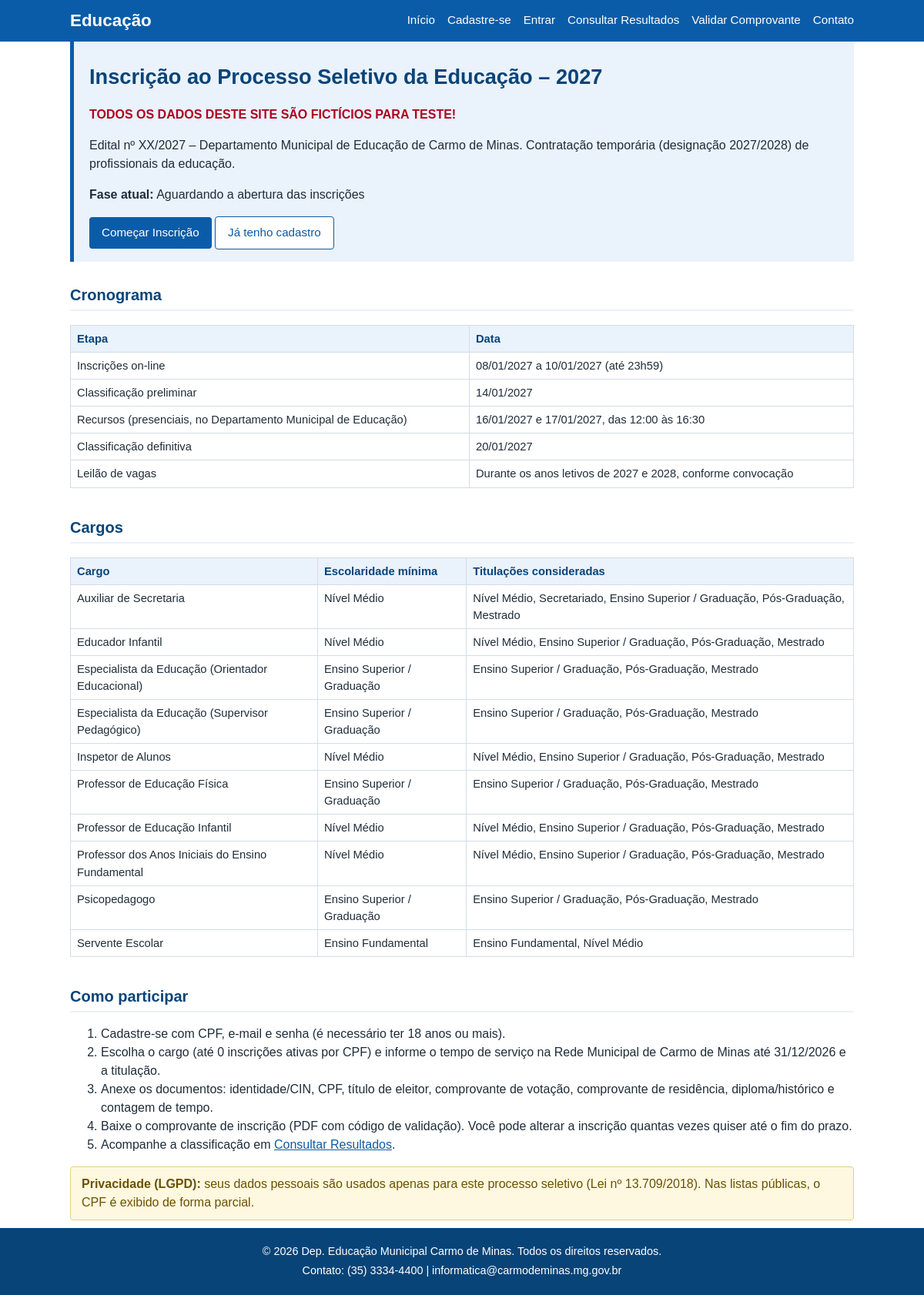
The page / on the database its author committed.
### tables this page shows
CREATE TABLE IF NOT EXISTS configuracao (
  chave VARCHAR(50) NOT NULL,
  valor VARCHAR(255) NOT NULL,
  PRIMARY KEY (chave)
);

CREATE TABLE IF NOT EXISTS cargo (
  id INT UNSIGNED NOT NULL AUTO_INCREMENT,
  titulo_cargo VARCHAR(120) NOT NULL,
  escolaridade_minima VARCHAR(20) NOT NULL,
  titulacoes_permitidas VARCHAR(120) NOT NULL,
  ativo TINYINT(1) NOT NULL DEFAULT 1,
  PRIMARY KEY (id)
);

### includes/funcoes.php (called while the page is built, shortened)
<?php
function e($valor): string
{
    return htmlspecialchars((string)$valor, ENT_QUOTES | ENT_SUBSTITUTE, 'UTF-8');
}
function url(string $caminho = ''): string
{
    return BASE_URL . '/' . ltrim($caminho, '/');
}
function dataBr(?string $data): string
{
    $ts = strtotime($data);
    return $ts ? date('d/m/Y', $ts) : '-';
}

### classes/servicos/Sessao.php (called while the page is built, shortened)
<?php
class Sessao
{
    private static ?Candidato $candidatoCache = null;
    public static function candidatoId(): int
    {
        return (int)($_SESSION['cand_id'] ?? 0);
    }
    public static function candidato(): ?Candidato
    {
        return self::$candidatoCache;
    }
}

### includes/bootstrap.php (called while the page is built, shortened)
<?php
spl_autoload_register(function (string $classe): void {
    foreach (['classes', 'classes/dao', 'classes/servicos'] as $pasta) {
        $arquivo = RAIZ . '/' . $pasta . '/' . $classe . '.php';
    }
});
require_once RAIZ . '/includes/funcoes.php';

### classes/Database.php (called while the page is built)
<?php
class Database
{
    private static ?PDO $pdo = null;
    public static function conectar(): PDO
    {
        if (self::$pdo === null) {
            $dsn = 'mysql:host=' . DB_HOST . ';dbname=' . DB_NAME . ';charset=' . DB_CHARSET;
            self::$pdo = new PDO($dsn, DB_USER, DB_PASS, [
                PDO::ATTR_ERRMODE => PDO::ERRMODE_EXCEPTION,
                PDO::ATTR_DEFAULT_FETCH_MODE => PDO::FETCH_ASSOC,
                PDO::ATTR_EMULATE_PREPARES => false,
            ]);
        }
        return self::$pdo;
    }
}

### classes/DAO.php (called while the page is built, shortened)
<?php
abstract class DAO
{
    public function __construct()
    {
        $this->pdo = Database::conectar();
    }
}

### classes/dao/ConfiguracaoDAO.php (called while the page is built, shortened)
<?php
class ConfiguracaoDAO extends DAO
{
    private static ?array $cache = null;
    private function carregar(): array
    {
        if (self::$cache === null) {
            self::$cache = [];
            foreach ($this->pdo->query('SELECT chave, valor FROM configuracao')->fetchAll() as $r) {
                self::$cache[$r['chave']] = (string)$r['valor'];
            }
        }
        return self::$cache;
    }
    public function obter(string $chave, string $padrao = ''): string
    {
        $c = $this->carregar();
        return $c[$chave] ?? $padrao;
    }
}

### classes/servicos/Calendario.php (called while the page is built, shortened)
<?php
class Calendario
{
    public static function cfg(string $chave): string
    {
        return (new ConfiguracaoDAO())->obter($chave, self::PADROES[$chave] ?? '');
    }
    public static function agora(): DateTime
    {
        $s = self::cfg('data_simulada');
        return new DateTime();
    }
    private static function dt(string $chave): DateTime
    {
        $d = DateTime::createFromFormat('Y-m-d H:i:s', self::cfg($chave));
        return $d instanceof DateTime ? $d : new DateTime(self::PADROES[$chave]);
    }
    public static function faseAtual(): string
    {
        $a = self::agora();
        if ($a < self::dt('inscricao_inicio')) {
            return 'Aguardando a abertura das inscrições';
        }
        return 'Classificação definitiva publicada – leilão de vagas';
    }
}

### classes/dao/CargoDAO.php (called while the page is built, shortened)
<?php
class CargoDAO extends DAO
{
    public function listarTodos(bool $apenasAtivos = false): array
    {
        $sql = 'SELECT * FROM cargo' . ($apenasAtivos ? ' WHERE ativo = 1' : '') . ' ORDER BY titulo_cargo';
        $lista = [];
        foreach ($this->pdo->query($sql)->fetchAll() as $r) {
            $lista[] = Cargo::fromArray($r);
        }
        return $lista;
    }
}

### classes/Cargo.php (called while the page is built, shortened)
<?php
class Cargo
{
    private string $titulo = '';
    private string $escolaridadeRequerida = 'medio';
    private string $titulacoesPermitidas = '';
    public function __construct(int $id = 0, string $titulo = '', string $escolaridadeRequerida = 'medio', bool $ativo = true)
    {
        $this->titulo = $titulo;
        $this->escolaridadeRequerida = $escolaridadeRequerida;
    }
    public static function fromArray(array $r): Cargo
    {
        $c = new Cargo((int)$r['id'], (string)$r['titulo_cargo'], (string)$r['escolaridade_minima'], (bool)(int)$r['ativo']);
        $c->titulacoesPermitidas = (string)$r['titulacoes_permitidas'];
        return $c;
    }
    public function getTitulo(): string { return $this->titulo; }
    public function getEscolaridade(): string { return $this->escolaridadeRequerida; }
    public function getTitulacoesPermitidas(): array
    {
        $lista = array_map('trim', explode(',', $this->titulacoesPermitidas));
        return array_values(array_filter($lista, function ($v) {
            return $v !== '';
        }));
    }
    public static function listarCargos(bool $apenasAtivos = true): array
    {
        return (new CargoDAO())->listarTodos($apenasAtivos);
    }
}

### classes/Titulacao.php (called while the page is built, shortened)
<?php
class Titulacao
{
    public static function rotulo(string $codigo): string
    {
        return self::NIVEIS[$codigo][0] ?? $codigo;
    }
}

### index.php (the view, shortened to what this page needs)
<?php
require_once __DIR__ . '/includes/bootstrap.php';
$cargos = Cargo::listarCargos(true);
$fase = Calendario::faseAtual();
require RAIZ . '/includes/cabecalho.php';
?>
<section class="hero">
  <h1>Inscrição ao Processo Seletivo da Educação – 2027</h1>
  <p class="aviso-teste">TODOS OS DADOS DESTE SITE SÃO FICTÍCIOS PARA TESTE!</p>
  <p>Edital nº XX/2027 – Departamento Municipal de Educação de Carmo de Minas. Contratação temporária (designação 2027/2028) de profissionais da educação.</p>
  <p><strong>Fase atual:</strong> <?= e($fase) ?></p>
  <?php if (Sessao::candidato()): ?>
    <a class="botao" href="<?= e(url('candidato/painel.php')) ?>">Ir para o meu painel</a>
  <?php else: ?>
    <a class="botao" href="<?= e(url('cadastro.php')) ?>">Começar Inscrição</a>
    <a class="botao sec" href="<?= e(url('login.php')) ?>">Já tenho cadastro</a>
  <?php endif; ?>
</section>
<h2>Cronograma</h2>
<div class="tabela-rolagem">
<table>
  <tr><th>Etapa</th><th>Data</th></tr>
  <tr><td>Inscrições on-line</td><td><?= e(dataBr(Calendario::cfg('inscricao_inicio'))) ?> a <?= e(dataBr(Calendario::cfg('inscricao_fim'))) ?> (até 23h59)</td></tr>
  <tr><td>Classificação preliminar</td><td><?= e(dataBr(Calendario::cfg('preliminar_data'))) ?></td></tr>
  <tr><td>Recursos (presenciais, no Departamento Municipal de Educação)</td><td><?= e(dataBr(Calendario::cfg('recurso_data_inicio'))) ?> e <?= e(dataBr(Calendario::cfg('recurso_data_fim'))) ?>, das <?= e(Calendario::cfg('recurso_hora_inicio')) ?> às <?= e(Calendario::cfg('recurso_hora_fim')) ?></td></tr>
  <tr><td>Classificação definitiva</td><td><?= e(dataBr(Calendario::cfg('definitiva_data'))) ?></td></tr>
  <tr><td>Leilão de vagas</td><td>Durante os anos letivos de 2027 e 2028, conforme convocação</td></tr>
</table>
</div>
<h2>Cargos</h2>
<div class="tabela-rolagem">
<table>
  <tr><th>Cargo</th><th>Escolaridade mínima</th><th>Titulações consideradas</th></tr>
  <?php foreach ($cargos as $c): ?>
    <tr>
      <td><?= e($c->getTitulo()) ?></td>
      <td><?= e(Titulacao::rotulo($c->getEscolaridade())) ?></td>
      <td><?= e(implode(', ', array_map('Titulacao::rotulo', $c->getTitulacoesPermitidas()))) ?></td>
    </tr>
  <?php endforeach; ?>
</table>
</div>
<h2>Como participar</h2>
<ol>
  <li>Cadastre-se com CPF, e-mail e senha (é necessário ter 18 anos ou mais).</li>
  <li>Escolha o cargo (até <?= (int)MAX_INSCRICOES ?> inscrições ativas por CPF) e informe o tempo de serviço na Rede Municipal de Carmo de Minas até 31/12/2026 e a titulação.</li>
  <li>Anexe os documentos: identidade/CIN, CPF, título de eleitor, comprovante de votação, comprovante de residência, diploma/histórico e contagem de tempo.</li>
  <li>Baixe o comprovante de inscrição (PDF com código de validação). Você pode alterar a inscrição quantas vezes quiser até o fim do prazo.</li>
  <li>Acompanhe a classificação em <a href="<?= e(url('resultados.php')) ?>">Consultar Resultados</a>.</li>
</ol>
<p class="alerta info"><strong>Privacidade (LGPD):</strong> seus dados pessoais são usados apenas para este processo seletivo (Lei nº 13.709/2018). Nas listas públicas, o CPF é exibido de forma parcial.</p>
<?php require RAIZ . '/includes/rodape.php'; ?>

### includes/cabecalho.php (shortened to what this page needs)
<?php
$_cabCand = Sessao::candidato();
?>
<!DOCTYPE html>
<html lang="pt-BR">
<head>
<link rel="stylesheet" href="<?= e(url('assets/css/style.css')) ?>">
</head>
<body>
<header class="topo">
  <div class="container topo-barra">
    <a class="marca" href="<?= e(url('index.php')) ?>">Educação</a>
    <nav aria-label="Menu principal">
      <a href="<?= e(url('index.php')) ?>">Início</a>
      <?php if ($_cabCand): ?>
        <a href="<?= e(url('candidato/painel.php')) ?>">Meu Painel</a>
      <?php else: ?>
        <a href="<?= e(url('cadastro.php')) ?>">Cadastre-se</a>
        <a href="<?= e(url('login.php')) ?>">Entrar</a>
      <?php endif; ?>
      <a href="<?= e(url('resultados.php')) ?>">Consultar Resultados</a>
      <a href="<?= e(url('validar.php')) ?>">Validar Comprovante</a>
      <a href="#contato">Contato</a>
    </nav>
  </div>
</header>
<main id="conteudo" class="container">

### includes/rodape.php
</main>
<footer class="rodape" id="contato">
  <div class="container">
    <p>© <?= date('Y') ?> Dep. Educação Municipal Carmo de Minas. Todos os direitos reservados.</p>
    <p>Contato: (35) 3334-4400 | informatica@carmodeminas.mg.gov.br</p>
  </div>
</footer>
</body>
</html>

### assets/css/style.css (style rules this page uses)
:root { --azul:#0b5ca8;--azul-esc:#084478;--azul-cl:#eaf2fb;--borda:#d3dde8;--texto:#1f2d3a;--cinza:#5b6b7a }
* { box-sizing:border-box }
body { margin:0;font-family:Arial,Helvetica,sans-serif;color:var(--texto);background:#fff;line-height:1.5 }
.container { max-width:1050px;margin:0 auto;padding:0 16px }
main { padding-top:20px;padding-bottom:40px;min-height:60vh }
a { color:var(--azul) }
.topo { background:var(--azul);color:#fff }
.topo-barra { display:flex;flex-wrap:wrap;align-items:center;justify-content:space-between;gap:6px 16px;padding-top:10px;padding-bottom:10px }
.marca { color:#fff;font-size:1.4rem;font-weight:bold;text-decoration:none }
.topo nav { display:flex;flex-wrap:wrap;gap:2px 16px }
.topo nav a { color:#fff;text-decoration:none;padding:4px 0;font-size:.95rem }
h1 { color:var(--azul-esc);font-size:1.7rem;margin:.4em 0 }
h2 { color:var(--azul-esc);font-size:1.25rem;margin:1.4em 0 .5em;border-bottom:2px solid var(--azul-cl);padding-bottom:4px }
.hero { background:var(--azul-cl);border-left:5px solid var(--azul);padding:16px 20px;margin-bottom:16px }
.aviso-teste { color:#b00020;font-weight:bold }
.botao,button { display:inline-block;background:var(--azul);color:#fff;border:0;border-radius:4px;padding:9px 16px;font-size:.95rem;cursor:pointer;text-decoration:none }
.botao.sec,button.sec { background:#fff;color:var(--azul);border:1px solid var(--azul) }
.alerta { padding:10px 14px;border-radius:4px;margin:10px 0;border:1px solid }
.alerta.aviso,.alerta.info { background:#fff8e1;border-color:#e6cf84;color:#6b5100 }
.tabela-rolagem { overflow-x:auto }
table { border-collapse:collapse;width:100%;margin:8px 0;font-size:.92rem }
th,td { border:1px solid var(--borda);padding:6px 8px;text-align:left;vertical-align:top }
th { background:var(--azul-cl);color:var(--azul-esc) }
.rodape { background:var(--azul-esc);color:#fff;text-align:center;padding:16px 0;font-size:.9rem }
.rodape p { margin:4px 0 }

### rows shown on the page
configuracao: chave "12:00"
cargo: titulo_cargo "Auxiliar de Secretaria", escolaridade_minima "Nível Médio", titulacoes_permitidas "Nível Médio, Secretariado, Ensino Superior / Graduação, Pós-Graduação, Mestrado"
cargo: titulo_cargo "Educador Infantil", escolaridade_minima "Nível Médio", titulacoes_permitidas "Nível Médio, Ensino Superior / Graduação, Pós-Graduação, Mestrado"
cargo: titulo_cargo "Especialista da Educação (Orientador Educacional)", escolaridade_minima "Ensino Superior / Graduação", titulacoes_permitidas "Ensino Superior / Graduação, Pós-Graduação, Mestrado"
cargo: titulo_cargo "Especialista da Educação (Supervisor Pedagógico)", escolaridade_minima "Ensino Superior / Graduação", titulacoes_permitidas "Ensino Superior / Graduação, Pós-Graduação, Mestrado"
cargo: titulo_cargo "Inspetor de Alunos", escolaridade_minima "Nível Médio", titulacoes_permitidas "Nível Médio, Ensino Superior / Graduação, Pós-Graduação, Mestrado"
cargo: titulo_cargo "Professor de Educação Física", escolaridade_minima "Ensino Superior / Graduação", titulacoes_permitidas "Ensino Superior / Graduação, Pós-Graduação, Mestrado"
cargo: titulo_cargo "Professor de Educação Infantil", escolaridade_minima "Nível Médio", titulacoes_permitidas "Nível Médio, Ensino Superior / Graduação, Pós-Graduação, Mestrado"
cargo: titulo_cargo "Professor dos Anos Iniciais do Ensino Fundamental", escolaridade_minima "Nível Médio", titulacoes_permitidas "Nível Médio, Ensino Superior / Graduação, Pós-Graduação, Mestrado"
cargo: titulo_cargo "Psicopedagogo", escolaridade_minima "Ensino Superior / Graduação", titulacoes_permitidas "Ensino Superior / Graduação, Pós-Graduação, Mestrado"
cargo: titulo_cargo "Servente Escolar", escolaridade_minima "Ensino Fundamental", titulacoes_permitidas "Ensino Fundamental, Nível Médio"

### other values the page prints
$fase "Aguardando a abertura das inscrições"
dataBr(Calendario::cfg('inscricao_inicio')) "08/01/2027"
dataBr(Calendario::cfg('inscricao_fim')) "10/01/2027"
dataBr(Calendario::cfg('preliminar_data')) "14/01/2027"
dataBr(Calendario::cfg('recurso_data_inicio')) "16/01/2027"
dataBr(Calendario::cfg('recurso_data_fim')) "17/01/2027"
Calendario::cfg('recurso_hora_fim') "16:30"
dataBr(Calendario::cfg('definitiva_data')) "20/01/2027"
MAX_INSCRICOES "0"
